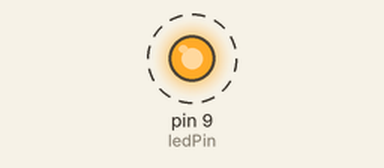
Bench run of a sketch on a simulated Arduino Uno, built with avr-gcc and run on an emulated ATmega328P. On the bench: output pins drawn as LEDs (lit = HIGH). Dashed ring = blinking.

Above: at 0.5 s.
Timing chart, 0 to 4.6 s (numbered marks = the images above):
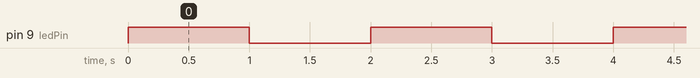

The sketch:

02_blinkExternal.ino
```cpp
// This sketch blinks an LED attached to pin 9 (make sure to use a current limiting resistor!)
// Nicholas Schwankl - 9/7/2020

#define ledPin  9                 // This is a pre-processor command that replaces all instances of "ledPin" with "9"

void setup() {                    // This code will only run once

  pinMode(ledPin, OUTPUT);        // Set "ledPin" (pin 9) as an output

}

void loop() {                     // This code will run forever

  digitalWrite(ledPin, HIGH);     // Turn on "ledPin"
  delay(1000);                    // Wait 1s (1000ms)

  digitalWrite(ledPin, LOW);      // Turn off "ledPin"
  delay(1000);                    // Wait 1s (1000ms)

}
```

Measured:
- by itself, pin 9 (ledPin): alternates HIGH for 1.0 s and LOW for 1.0 s
